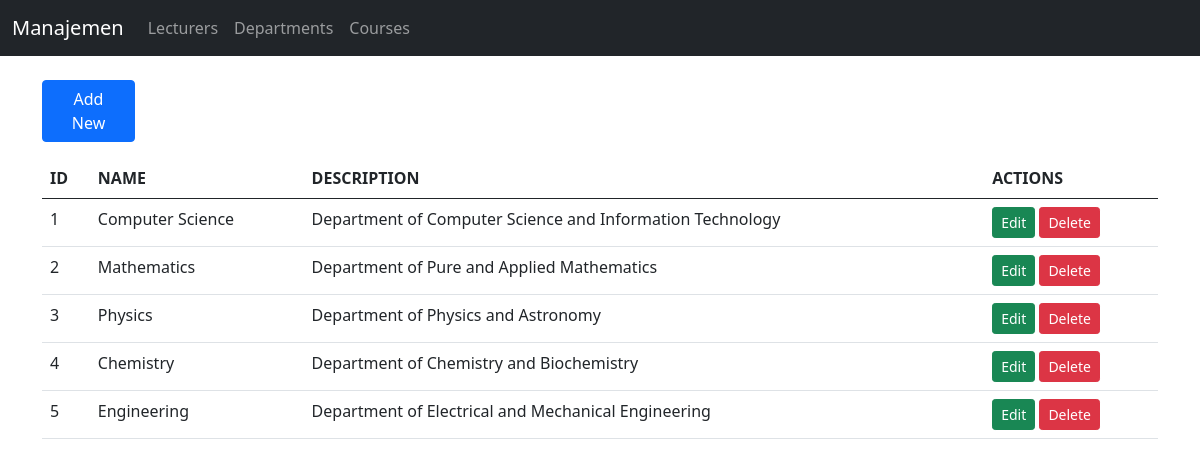
Screenshot of /Project/index.php?module=department with the database file from the repository.
### tables this page shows
CREATE TABLE `departments` (
  `id` int(11) NOT NULL,
  `name` varchar(100) NOT NULL,
  `description` text DEFAULT NULL
);

### Project/controllers/DepartmentController.php (called while the page is built, shortened)
<?php
require_once __DIR__ . '/../models/DepartmentModel.php';
class DepartmentController
{
    private $model;
    public function __construct()
    {
        $this->model = new DepartmentModel();
    }
    public function index()
    {
        $departments = $this->model->getAll();
        include __DIR__ . '/../views/departments/index.php';
    }
}

### Project/models/DepartmentModel.php (called while the page is built, shortened)
<?php
require_once 'config/database.php';
class DepartmentModel
{
    private $conn;
    public function __construct()
    {
        global $db;
        $this->conn = $db;
    }
    public function getAll()
    {
        $sql = 'SELECT * FROM departments ORDER BY id ASC';
        $stmt = $this->conn->prepare($sql);
        $stmt->execute();
        return $stmt->get_result();
    }
}

### Project/views/departments/index.php (the view)
<?php include 'templates/header.php'; ?>
<div class="container my-4">
    <div class="col-1 my-3">
        <a type="button" class="btn btn-primary" href="index.php?module=department&action=create">Add New</a>
    </div>
    <table class="table">
        <thead>
            <tr>
                <th>ID</th>
                <th>NAME</th>
                <th>DESCRIPTION</th>
                <th>ACTIONS</th>
            </tr>
        </thead>
        <tbody>
            <?php while ($row = $departments->fetch_assoc()): ?>
                <tr>
                    <td><?= $row['id'] ?></td>
                    <td><?= $row['name'] ?></td>
                    <td><?= $row['description'] ?></td>
                    <td>
                        <a href="index.php?module=department&action=edit&id=<?= $row['id'] ?>" class="btn btn-sm btn-success">Edit</a>
                        <a href="index.php?module=department&action=delete&id=<?= $row['id'] ?>" class="btn btn-sm btn-danger"
                            onclick="return confirm('Are you sure?');">
                            Delete
                        </a>
                    </td>
                </tr>
            <?php endwhile; ?>
        </tbody>
    </table>
</div>
<?php include 'templates/footer.php'; ?>

### rows the page displays
departments: id "1", name "Computer Science", description "Department of Computer Science and Information Technology"
departments: id "2", name "Mathematics", description "Department of Pure and Applied Mathematics"
departments: id "3", name "Physics", description "Department of Physics and Astronomy"
departments: id "4", name "Chemistry", description "Department of Chemistry and Biochemistry"
departments: id "5", name "Engineering", description "Department of Electrical and Mechanical Engineering"
